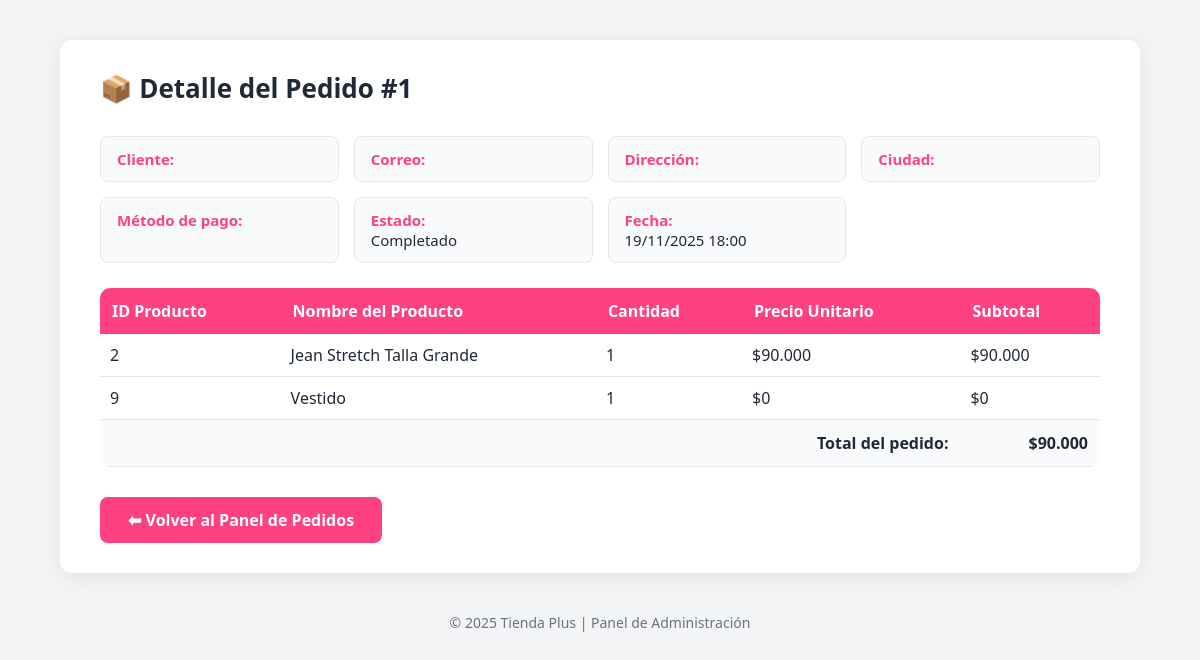
Screenshot of /detalle_pedido.php?id=1 (signed in) with the database file from the repository.
### tables this page shows
CREATE TABLE `pedidos` (
  `id` int(11) NOT NULL,
  `usuario_id` int(11) NOT NULL,
  `fecha` datetime DEFAULT current_timestamp(),
  `total` decimal(10,2) NOT NULL,
  `estado` varchar(50) DEFAULT 'pendiente'
);

CREATE TABLE `detalle_pedido` (
  `id` int(11) NOT NULL,
  `pedido_id` int(11) NOT NULL,
  `producto_id` int(11) NOT NULL,
  `cantidad` int(11) NOT NULL,
  `precio` decimal(10,2) NOT NULL,
  `talla` varchar(10) DEFAULT NULL COMMENT 'Talla del producto en el pedido'
);

CREATE TABLE `productos` (
  `id` int(11) NOT NULL,
  `nombre` varchar(200) NOT NULL,
  `descripcion` text DEFAULT NULL,
  `precio` decimal(10,2) NOT NULL,
  `categoria_id` int(11) DEFAULT NULL,
  `imagen` varchar(255) DEFAULT NULL,
  `destacado` tinyint(1) DEFAULT 0,
  `stock` int(11) NOT NULL DEFAULT 10,
  `tallas` varchar(100) DEFAULT NULL COMMENT 'Tallas disponibles separadas por comas (ej: S,M,L,XL)'
);

### web/detalle_pedido.php (the view, shortened to what this page needs)
<?php
$conn = new mysqli("localhost", "root", "", "TiendaPlus");
$pedido_id = isset($_GET['id']) ? intval($_GET['id']) : 0;
$sql_pedido = "
    SELECT p.*, u.nombre AS usuario_nombre
    FROM pedidos p
    LEFT JOIN usuarios u ON p.usuario_id = u.id
    WHERE p.id = ?
";
$stmt = $conn->prepare($sql_pedido);
$stmt->bind_param("i", $pedido_id);
$stmt->execute();
$result = $stmt->get_result();
$pedido = $result->fetch_assoc();
$sql_detalle = "
    SELECT dp.producto_id, pr.nombre, dp.cantidad, dp.precio
    FROM detalle_pedido dp
    JOIN productos pr ON pr.id = dp.producto_id
    WHERE dp.pedido_id = ?
";
$stmt = $conn->prepare($sql_detalle);
$stmt->bind_param("i", $pedido_id);
$stmt->execute();
$detalle = $stmt->get_result();
?>
<!DOCTYPE html>
<html lang="es">
<head>
</head>
<body>
<div class="container">
  <header>
    <h1>📦 Detalle del Pedido #<?= $pedido['id'] ?></h1>
  </header>
  <section class="info">
    <div><strong>Cliente:</strong><br><?= htmlspecialchars($pedido['cliente']) ?></div>
    <div><strong>Correo:</strong><br><?= htmlspecialchars($pedido['email']) ?></div>
    <div><strong>Dirección:</strong><br><?= htmlspecialchars($pedido['direccion']) ?></div>
    <div><strong>Ciudad:</strong><br><?= htmlspecialchars($pedido['ciudad']) ?></div>
    <div><strong>Método de pago:</strong><br><?= htmlspecialchars($pedido['metodo_pago']) ?></div>
    <div><strong>Estado:</strong><br><?= ucfirst($pedido['estado']) ?></div>
    <div><strong>Fecha:</strong><br><?= date("d/m/Y H:i", strtotime($pedido['fecha'])) ?></div>
  </section>
  <table>
    <thead>
      <tr>
        <th>ID Producto</th>
        <th>Nombre del Producto</th>
        <th>Cantidad</th>
        <th>Precio Unitario</th>
        <th>Subtotal</th>
      </tr>
    </thead>
    <tbody>
    <?php
    $total = 0;
    while ($fila = $detalle->fetch_assoc()):
        $subtotal = $fila['precio'] * $fila['cantidad'];
        $total += $subtotal;
    ?>
      <tr>
        <td><?= $fila['producto_id'] ?></td>
        <td><?= htmlspecialchars($fila['nombre']) ?></td>
        <td><?= $fila['cantidad'] ?></td>
        <td>$<?= number_format($fila['precio'], 0, ',', '.') ?></td>
        <td>$<?= number_format($subtotal, 0, ',', '.') ?></td>
      </tr>
    <?php endwhile; ?>
      <tr>
        <td colspan="4" class="total">Total del pedido:</td>
        <td class="total">$<?= number_format($total, 0, ',', '.') ?></td>
      </tr>
    </tbody>
  </table>
  <a href="javascript:history.back()" class="btn-back">⬅ Volver al Panel de Pedidos</a>
</div>
<footer>
  © <?= date('Y') ?> Tienda Plus | Panel de Administración
</footer>
</body>
</html>

### web/detalle_pedido.php (style rules this page uses)
:root { --azul: #ff4081; --gris-fondo: #f3f4f6; --gris-borde: #e5e7eb; --texto: #1f2937; }
body { font-family: 'Segoe UI', Tahoma, sans-serif; background: var(--gris-fondo); color: var(--texto); margin: 0; padding: 0; }
.container { max-width: 1000px; background: white; margin: 40px auto; padding: 30px 40px; border-radius: 12px; box-shadow: 0 4px 20px rgba(0,0,0,0.08); }
header { display: flex; justify-content: space-between; align-items: center; margin-bottom: 30px; }
h1 { color: var(--azu); font-size: 26px; margin: 0; }
.info { display: grid; grid-template-columns: repeat(auto-fit, minmax(230px, 1fr)); gap: 15px; margin-top: 15px; font-size: 15px; }
.info div { background: #f9fafb; padding: 12px 16px; border-radius: 8px; border: 1px solid var(--gris-borde); }
.info strong { color: var(--azul); }
table { width: 100%; border-collapse: collapse; margin-top: 25px; border-radius: 10px; overflow: hidden; }
th { background: var(--azul); color: white; text-align: left; padding: 12px; }
td { border-bottom: 1px solid var(--gris-borde); padding: 10px; }
.total { text-align: right; font-weight: bold; background: #f9fafb; padding: 12px; }
.btn-back { display: inline-block; margin-top: 30px; padding: 12px 28px; background: var(--azul); color: white; text-decoration: none; border-radius: 8px; font-weight: 600; transition: all 0.3s ease; }
footer { text-align: center; color: #6b7280; margin-top: 40px; font-size: 14px; }

### rows the page displays
pedidos: id "1", estado "Completado", fecha "19/11/2025 18:00"
detalle_pedido: producto "2", producto.nombre "Jean Stretch Talla Grande", cantidad "1", precio "90.000", subtotal "90.000"
detalle_pedido: producto "9", producto.nombre "Vestido", cantidad "1", precio "0", subtotal "0"

### other values shown
$total "90.000"
